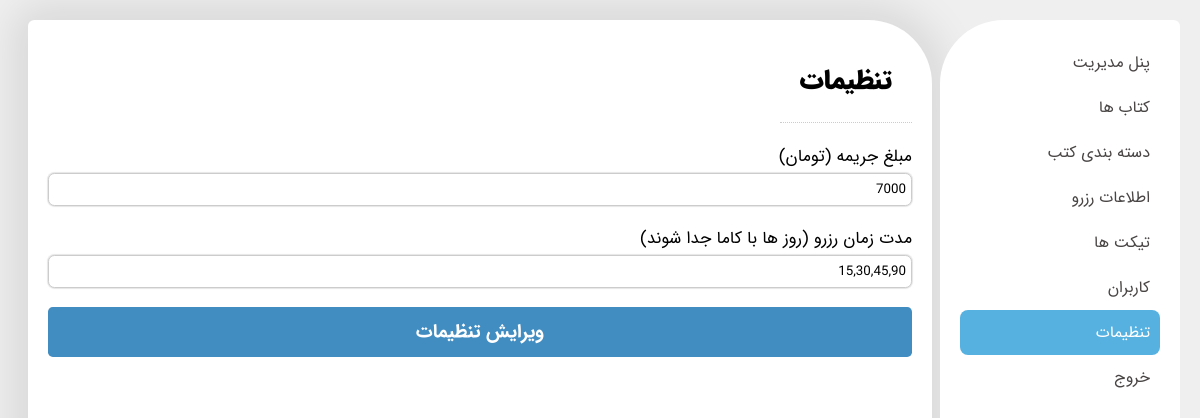
Screenshot of /admin/options.php (signed in) with the database file from the repository.
### tables this page shows
CREATE TABLE IF NOT EXISTS `options` (
  `option_name` varchar(50) NOT NULL,
  `option_value` varchar(255) NOT NULL,
  `option_desc` varchar(255) NOT NULL,
  PRIMARY KEY (`option_name`)
);

### admin/options.php (called while the page is built, shortened)
<?php
include "inc/header.php" ?>
<?php include "inc/options.php" ?>
<?php include "inc/footer.php" ?>

### admin/inc/functions.php (called while the page is built, shortened)
<?php
$host = 'localhost';
$user = 'root';
$pass = '';
$db = 'lib';
$conn = mysqli_connect($host, $user, $pass, $db);
function get_options()
{
    global $conn;
    $query = "SELECT * FROM `options`";
    $result = mysqli_query($conn, $query);
    return mysqli_fetch_all($result, MYSQLI_ASSOC);
}

### admin/inc/options.php (the view, shortened to what this page needs)
<div class="main">
    <div class="page-title">
        تنظیمات
    </div>
    <div class="books-list">
        <form action="" method="POST">
            <?php foreach (get_options() as $opt) { ?>
                <label for="<?= $opt['option_name'] ?>"><?= $opt['option_desc'] ?></label>
                <input type="text" name="<?= $opt['option_name'] ?>" id="<?= $opt['option_name'] ?>"
                       value="<?= $opt['option_value'] ?>">
            <?php } ?>
            <button class="submit" type="submit" name="UpdateOptions"> ویرایش تنظیمات</button>
        </form>
    </div>
</div>

### admin/assets/css/style.css (style rules this page uses)
:root { --bg-color: rgba(204, 204, 204, 0.31); --white: #fff; --main-blue: #a4d5f8; }
* { font-family: IRANSans, sans-serif; }
body { direction: rtl; background-color: var(--bg-color); }
.main { background-color: var(--white); padding: 20px; margin: 20px 260px 20px 20px; border-radius: 0.4rem 4rem 4rem 0.4rem;; box-shadow: 0 0 43px 13px rgba(0, 0, 0, 0.1); height: 90%; overflow-y: auto; }
.page-title { padding: 20px; margin-bottom: 20px; font-weight: 900; font-size: 27px; border-bottom: 1px dotted #ccc; display: inline-block; }
input, select, textarea { border-radius: 0.4rem; border: 1px solid #ccc; box-shadow: 0 0 1px 1px rgba(0, 0, 0, 0.1); width: 100%; padding: 5px; margin: 3px 0 19px 5px; transition: 0.5s; outline: none; }
label { display: block; font-size: 17px; }
.submit { background-color: #418cc1; color: var(--white); width: 100%; padding: 10px; border: none; border-radius: 0.3rem; cursor: pointer; font-weight: 700; font-size: 19px; transition: 0.7s; }

### rows the page displays
options: option_desc "مبلغ جریمه (تومان)", fine "7000"
options: option_desc "مدت زمان رزرو (روز ها با کاما جدا شوند)", durations "15,30,45,90"
